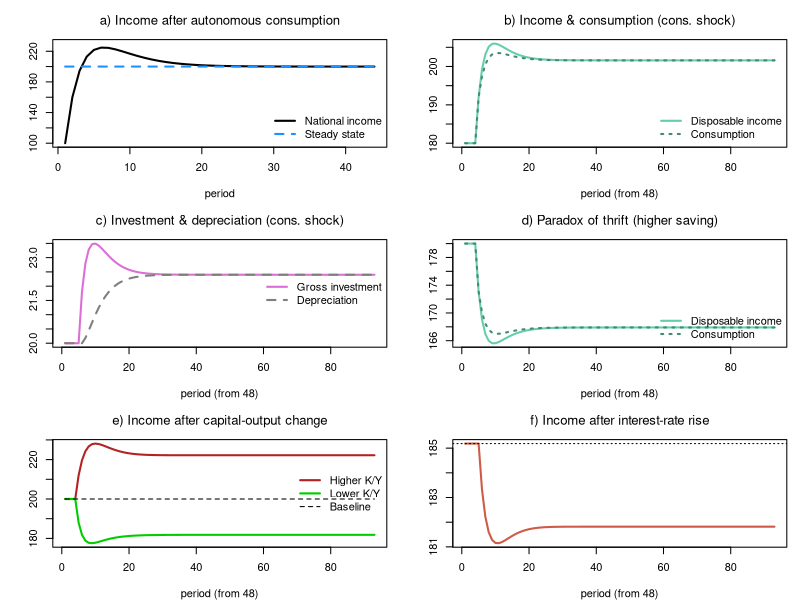

This chart was generated by the following R code:
# *************************************************************************
#  Model BMW (aggregate)
#  Source: Godley & Lavoie, Monetary Economics, chapter 7
#  Author: Marco Veronese Passarella
#  Last change: 04/07/2026
# *************************************************************************

# Clear environment
rm(list = ls(all = TRUE))

# Set model parameters ####
nPeriods    <- 150         # Periods
nScenarios  <- 6           # 1 baseline + 5 experiments
alpha2      <- 0.1         # Propensity to consume out of wealth
delta       <- 0.1         # Depreciation rate
gamma       <- 0.15        # Speed of adjustment of capital to its target
alpha1r     <- 0.5         # Propensity to consume out of interest (scenario 5)
alpha1w     <- 0.75        # Propensity to consume out of wages   (scenario 5)
pr          <- 1           # Labour productivity

# Exogenous variables as matrices (so they can take scenario-specific shocks) ####
alpha0 <- matrix(0,    nScenarios, nPeriods)   # Autonomous consumption
alpha1 <- matrix(0.75, nScenarios, nPeriods)   # Propensity to consume out of income
kappa  <- matrix(1,    nScenarios, nPeriods)   # Target capital-output ratio
rl_bar <- matrix(0.04, nScenarios, nPeriods)   # Policy loan rate

# Create the variables as matrices [scenario, period] ####
Y   <- matrix(0, nScenarios, nPeriods)  # Output / income
C   <- matrix(0, nScenarios, nPeriods)  # Consumption
I   <- matrix(0, nScenarios, nPeriods)  # Investment
K   <- matrix(0, nScenarios, nPeriods)  # Capital stock
KT  <- matrix(0, nScenarios, nPeriods)  # Target capital stock
DA  <- matrix(0, nScenarios, nPeriods)  # Depreciation allowances
L   <- matrix(0, nScenarios, nPeriods)  # Bank loans
M_h <- matrix(0, nScenarios, nPeriods)  # Deposits held by households (= wealth)
M_s <- matrix(0, nScenarios, nPeriods)  # Deposits supplied by banks
YD  <- matrix(0, nScenarios, nPeriods)  # Disposable income
WB  <- matrix(0, nScenarios, nPeriods)  # Wage bill
N   <- matrix(0, nScenarios, nPeriods)  # Employment
w   <- matrix(0.86, nScenarios, nPeriods)  # Wage rate
rl  <- matrix(0.04, nScenarios, nPeriods)  # Loan rate
rm  <- matrix(0.04, nScenarios, nPeriods)  # Deposit rate
Ystar <- matrix(0, nScenarios, nPeriods)   # Analytic steady-state income

# Loop over scenarios ####
for (j in 1:nScenarios) {
  
  # Time loop
  for (i in 2:nPeriods) {
    
    # Shocks ####
    alpha0[j, i] <- 25                                   # autonomous consumption switched on
    if (i >= 52 && j == 2) kappa[j, i]  <- 1.1           # higher target capital-output
    if (i >= 52 && j == 3) kappa[j, i]  <- 0.9           # lower target capital-output
    if (i >= 52 && j == 4) alpha0[j, i] <- 28            # higher autonomous consumption
    if (i >= 52 && j == 5) rl_bar[j, i] <- 0.05          # higher interest rate (uses c(r))
    if (i >= 52 && j == 6) alpha1[j, i] <- 0.74          # higher propensity to save
    
    # Solve the SIMULTANEOUS equations by iteration
    for (iter in 1:100) {
      
      # A) FIRMS ####
      Y[j, i]  = C[j, i] + I[j, i]                                  # GDP (7.5)
      WB[j, i] = Y[j, i] - rl[j, i - 1] * L[j, i - 1] - DA[j, i]    # Wage bill = residual (7.6, 7.7)
      L[j, i]  = L[j, i - 1] + I[j, i] - DA[j, i]                   # Loans finance net investment (7.8)
      N[j, i]  = Y[j, i] / pr                                       # Employment (7.14)
      w[j, i]  = WB[j, i] / N[j, i]                                 # Wage rate (7.15)
      
      # B) HOUSEHOLDS ####
      YD[j, i]  = WB[j, i] + rm[j, i - 1] * M_h[j, i - 1]           # Disposable income (7.9)
      M_h[j, i] = M_h[j, i - 1] + YD[j, i] - C[j, i]                # Deposit accumulation (7.10)
      if (j == 5)                                                   # Consumption (7.16 / 7.16A)
        C[j, i] = alpha0[j, i] + alpha1w * WB[j, i] +
        alpha1r * rm[j, i - 1] * M_h[j, i - 1] + alpha2 * M_h[j, i - 1]
      else
        C[j, i] = alpha0[j, i] + alpha1[j, i] * YD[j, i] + alpha2 * M_h[j, i - 1]
      
      # C) INVESTMENT ####
      K[j, i]  = K[j, i - 1] + I[j, i] - DA[j, i]                   # Capital accumulation (7.17)
      DA[j, i] = delta * K[j, i - 1]                                # Depreciation (7.18)
      KT[j, i] = kappa[j, i] * Y[j, i - 1]                          # Target capital (7.19)
      I[j, i]  = gamma * (KT[j, i] - K[j, i - 1]) + DA[j, i]        # Investment (7.20)
      
      # D) BANKS ####
      M_s[j, i] = M_s[j, i - 1] + (L[j, i] - L[j, i - 1])           # Deposits from loans (7.11)
      rm[j, i]  = rl[j, i]                                          # Deposit rate (7.12)
      rl[j, i]  = rl_bar[j, i]                                      # Loan rate (7.21)
      
      # Analytic steady-state income (for reference)
      Ystar[j, i] = alpha0[j, i] /
        ((1 - alpha1[j, i]) * (1 - delta * kappa[j, i]) - alpha2 * kappa[j, i])
    }
  }
}

# Display the results ####
sfcGap <- max(abs(M_h[1, 2:nPeriods] - M_s[1, 2:nPeriods]))
cat(" ******************************")
cat("\n Max |M_h - M_s| =", sfcGap)
cat("\n ******************************")
cat("\n Baseline steady-state values: \n Y =", round(Y[1, nPeriods], 2),
    "\n K =", round(K[1, nPeriods], 2),
    "\n I =", round(I[1, nPeriods], 2),
    "\n M_h =", round(M_h[1, nPeriods], 2))
cat("\n ******************************")

# Plot the results ####
op = par(mfrow = c(3, 2), mar = c(4, 4, 3, 1))

# 1) Baseline income vs analytic steady state
plot(Y[1, 2:45], type = "l", col = "black", lwd = 2, font.main = 1,
     main = "a) Income after autonomous consumption", xlab = "period", ylab = "",
     ylim = range(100, 230))
lines(Ystar[1, 2:45], col = "dodgerblue", lwd = 2, lty = 2)
legend("bottomright", c("National income", "Steady state"),
       col = c("black", "dodgerblue"), lwd = 2, lty = c(1, 2), bty = "n")

# 2) Disposable income & consumption after autonomous-consumption shock (scenario 4)
plot(YD[4, 48:140], type = "l", col = "aquamarine3", lwd = 2, font.main = 1,
     main = "b) Income & consumption (cons. shock)", xlab = "period (from 48)", ylab = "")
lines(C[4, 48:140], col = "aquamarine4", lwd = 2, lty = 3)
legend("bottomright", c("Disposable income", "Consumption"),
       col = c("aquamarine3", "aquamarine4"), lwd = 2, lty = c(1, 3), bty = "n")

# 3) Investment & depreciation after the same shock (scenario 4)
plot(I[4, 48:140], type = "l", col = "orchid", lwd = 2, font.main = 1,
     main = "c) Investment & depreciation (cons. shock)", xlab = "period (from 48)", ylab = "")
lines(DA[4, 48:140], col = "gray50", lwd = 2, lty = 2)
legend("right", c("Gross investment", "Depreciation"),
       col = c("orchid", "gray50"), lwd = 2, lty = c(1, 2), bty = "n")

# 4) Paradox of thrift: higher propensity to save (scenario 6)
plot(YD[6, 48:140], type = "l", col = "aquamarine3", lwd = 2, font.main = 1,
     main = "d) Paradox of thrift (higher saving)", xlab = "period (from 48)", ylab = "")
lines(C[6, 48:140], col = "aquamarine4", lwd = 2, lty = 3)
legend("bottomright", c("Disposable income", "Consumption"),
       col = c("aquamarine3", "aquamarine4"), lwd = 2, lty = c(1, 3), bty = "n")

# 5) Income after change in target capital-output (scenario 2 vs 3)
yr = range(Y[3, 48:140], Y[2, 48:140])
plot(Y[2, 48:140], type = "l", col = "firebrick", lwd = 2, font.main = 1,
     main = "e) Income after capital-output change", xlab = "period (from 48)", ylab = "",
     ylim = yr)
lines(Y[3, 48:140], col = "green3", lwd = 2)
lines(Y[1, 48:140], col = "black", lwd = 1, lty = 2)
legend("right", c("Higher K/Y", "Lower K/Y", "Baseline"),
       col = c("firebrick", "green3", "black"), lwd = c(2, 2, 1), lty = c(1, 1, 2), bty = "n")

# 6) Income after an interest-rate rise (scenario 5)
plot(Y[5, 48:140], type = "l", col = "coral3", lwd = 2, font.main = 1,
     main = "f) Income after interest-rate rise", xlab = "period (from 48)", ylab = "")
abline(h = Y[5, 48], lty = 3)

par(op)

#dev.copy(png, "Fig1_BASIC_BMW.png", width = 3000, height = 2400, res = 300); dev.off()
